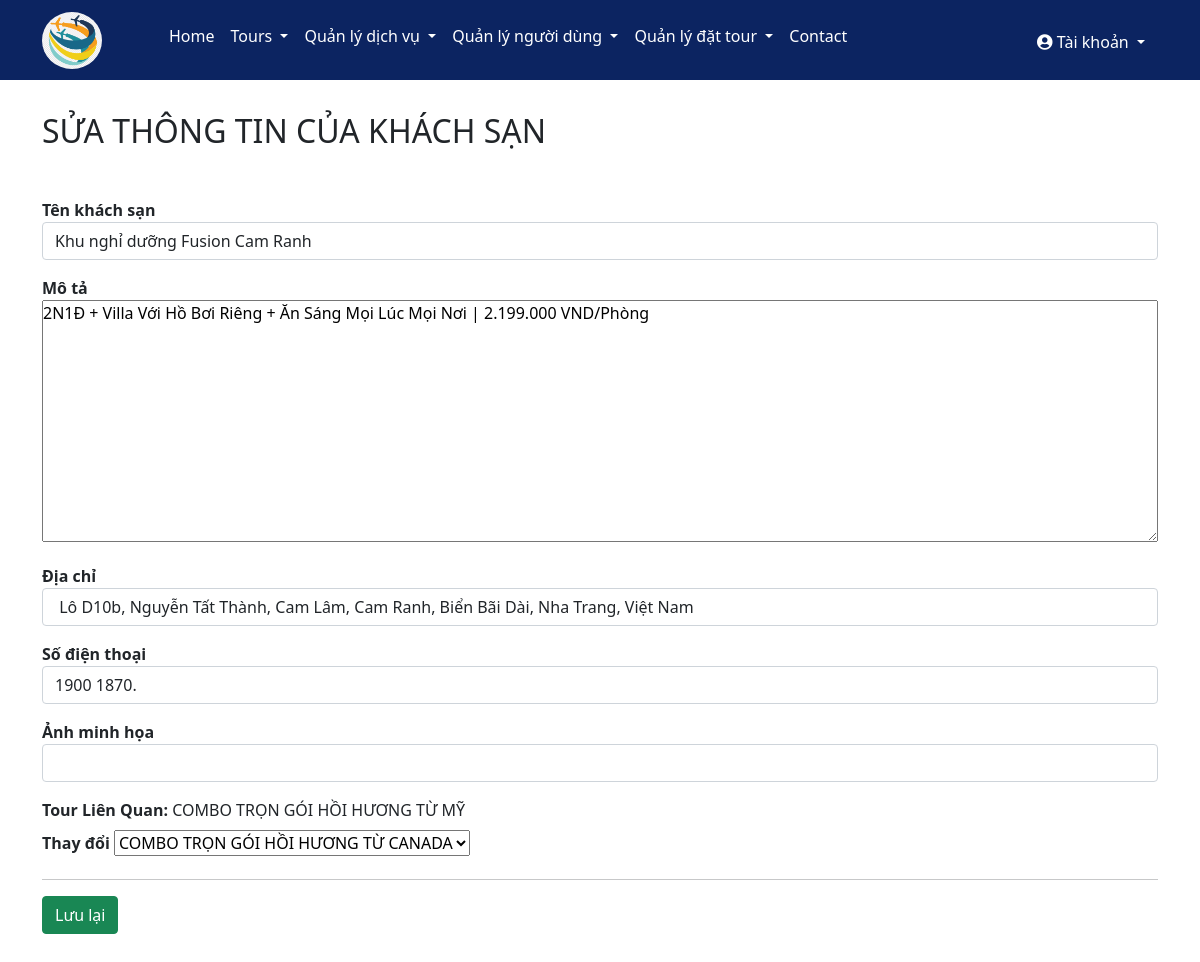
The page /admin/edit_hotel.php?id=1 on the database its author committed.
### tables this page shows
CREATE TABLE `hotels` (
  `hotelID` int(11) NOT NULL,
  `hotelName` varchar(100) DEFAULT NULL,
  `hotelLocation` varchar(100) DEFAULT NULL,
  `hotelDes` varchar(1000) DEFAULT NULL,
  `hotelPhone` char(12) DEFAULT NULL,
  `TourID` int(11) DEFAULT NULL
);

CREATE TABLE `tours` (
  `TourID` int(11) NOT NULL,
  `TourName` varchar(500) DEFAULT NULL,
  `TourLocation` varchar(200) DEFAULT NULL,
  `TourVehicle` varchar(100) DEFAULT NULL,
  `TourDes` varchar(1000) DEFAULT NULL,
  `TourSchedule` varchar(1000) DEFAULT NULL,
  `TourImg` varchar(200) DEFAULT NULL,
  `GroupID` int(11) DEFAULT NULL,
  `TourStatus` tinyint(1) NOT NULL
);

### admin/edit_hotel.php (the view, shortened to what this page needs)
<?php
include('header.php');
include('../config/connect.php');
$hotelID= $_GET['id'];
$sql = "select * from hotels where hotelID=$hotelID";
$result = mysqli_query($conn, $sql);
if(mysqli_num_rows($result)){
    while($row = mysqli_fetch_assoc($result)){
        $hotelName = $row['hotelName'];
        $hotelLocation = $row['hotelLocation'];
        $hotelImg = $row['Hotelimg'];
        $hotelPhone = $row['hotelPhone'];
        $hotelDes = $row['hotelDes'];
        $tourID = $row['TourID'];
        $sql1 = "select TourName from tours where TourID = $tourID";
        $result1 = mysqli_query($conn, $sql1);
        $tourName='';
        if(mysqli_num_rows($result1)>0){
            while($row=mysqli_fetch_assoc($result1)){
                $tourName = $row['TourName'];
            }}
        else echo $sql1;
}}
?>
<div class="container my-main">
    <h2 class="text-uppercase my-title-ad">Sửa thông tin của khách sạn</h2>
    <form action="process_edit_hotel.php" method="POST">
        <div class="mb-3">
            <label for="hotelName"><b>Tên khách sạn</b></label>
            <input type="text" class="form-control" id="hotline" name="hotelName" value="<?php echo $hotelName?>">
        </div>
        <div class="mb-3">
            <div><label for="hoteldes"><b>Mô tả</b></label></div>
            <textarea class="my-textarea" rows="10" name="hoteldes"><?php echo $hotelDes ?></textarea>
        </div>
        <div class="mb-3">
            <label for="hotellocation"><b>Địa chỉ</b></label>
            <input type="text" class="form-control" id="hotellocation" name="hotellocation" value="<?php echo $hotelLocation?>">
        </div>
        <div class="mb-3">
            <label for="hotelphone"><b>Số điện thoại</b></label>
            <input type="text" class="form-control" id="hotelphone" name="hotelphone" value="<?php echo $hotelPhone?>">
        </div>
        <div class="mb-3">
            <label for="hotelimg"><b>Ảnh minh họa</b></label>
            <input type="text" class="form-control" id="ins" name="hotelimg" value="<?php echo $hotelImg?>">
        </div>
        <div class="mb-3">
            <div><label for="tourid" class="form-label"><b>Tour Liên Quan: </b><?php echo $tourName ?></label></div>
            <label  class="form-label"><b>Thay đổi</b></label>
            <select name="tourid" id="tourid">
                <?php
       $sql0 = "select * from `tours`";
       $result0 = mysqli_query($conn, $sql0);
       if(mysqli_num_rows($result0)>0){
        while($row=mysqli_fetch_assoc($result0)){
            echo '<option value = "'.$row['TourID'].'">'.$row['TourName'].'</option>';
        }}?>
        </select>
        </div>
        <hr>
        <div class="mb-3">
            <button type="submit" class="btn btn-success" name="submit">Lưu lại</button>
        </div>
    </form>
</div>
<?php
include('footer.php');
?>

### css/style.css (style rules this page uses)
:root { --my-color: #0c2461; }

### css/admin.css (style rules this page uses)
* { padding: 0; margin: 0; text-decoration: none; box-sizing: border-box; }
.my-main { margin-top: 32px; margin-bottom: 32px; }
.my-textarea { width: 100%; }
.my-title-ad { margin-bottom: 48px; }

### rows shown on the page
hotels: hotelName "Khu nghỉ dưỡng Fusion Cam Ranh", hoteldes "2N1Đ + Villa Với Hồ Bơi Riêng + Ăn Sáng Mọi Lúc Mọi Nơi | 2.199.000 VND/Phòng", hotellocation "Lô D10b, Nguyễn Tất Thành, Cam Lâm, Cam Ranh, Biển Bãi Dài, Nha Trang, Việt Nam", hotelphone "1900 1870."
tours: TourName "COMBO TRỌN GÓI HỒI HƯƠNG TỪ MỸ"

### other values the page prints
form field tourid "COMBO TRỌN GÓI HỒI HƯƠNG TỪ CANADA"
